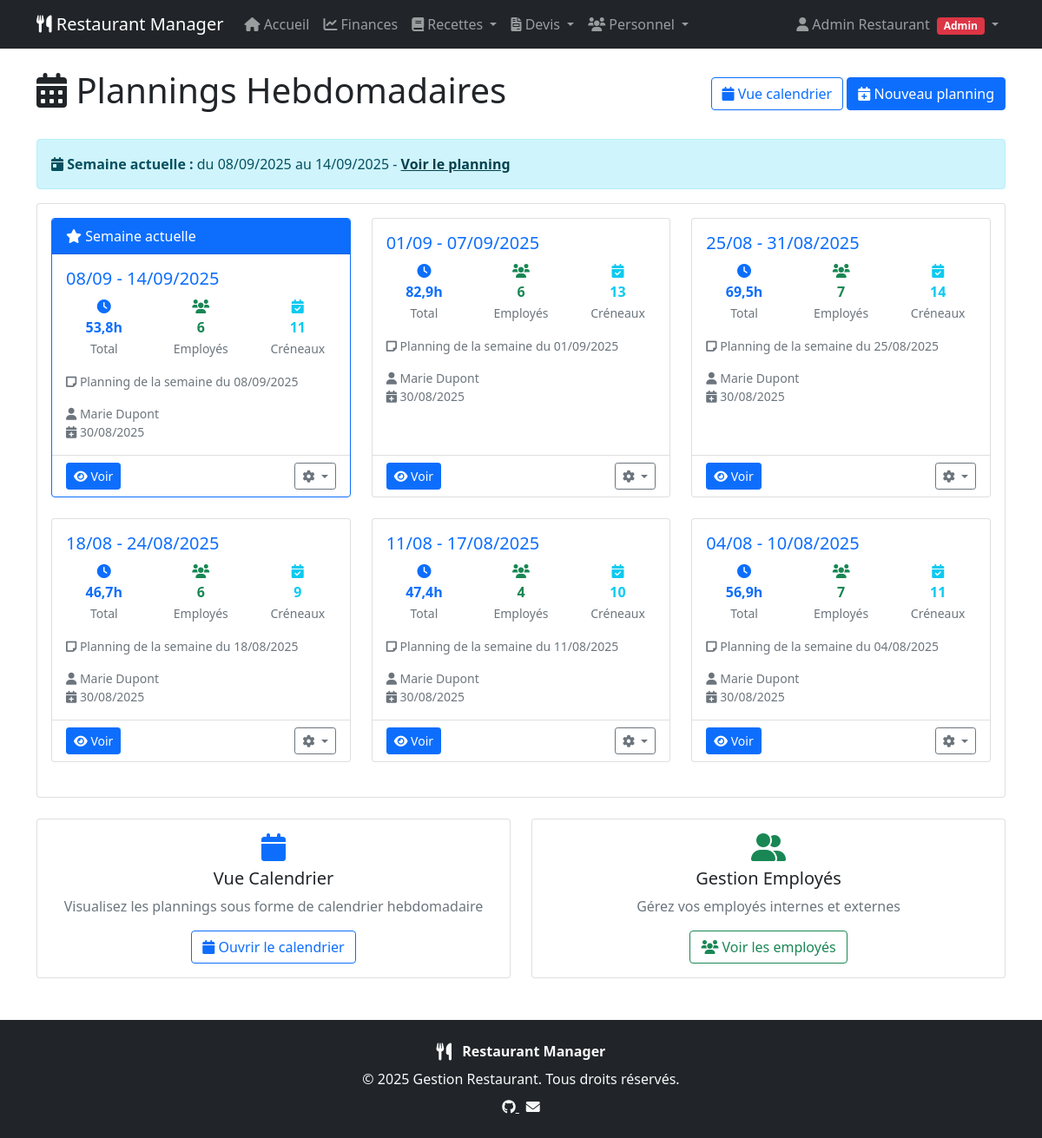
Screenshot of /personnel/ (signed in) with the database file from the repository.
### staff/models.py (models this page shows, shortened)
class WeeklySchedule(models.Model):
    week_start = models.DateField(
        verbose_name="Début de semaine",
        help_text="Date du lundi de la semaine planifiée"
    )
    created_by = models.ForeignKey(
        User,
        on_delete=models.CASCADE,
        verbose_name="Créé par"
    )
    created_at = models.DateTimeField(auto_now_add=True, verbose_name="Créé le")
    updated_at = models.DateTimeField(auto_now=True, verbose_name="Modifié le")
    notes = models.TextField(
        blank=True,
        verbose_name="Notes",
        help_text="Notes générales pour cette semaine"
    )
    class Meta:
        verbose_name = "Planning hebdomadaire"
        verbose_name_plural = "Plannings hebdomadaires"
        ordering = ['-week_start']
        unique_together = ['week_start']  # Un seul planning par semaine
    @property
    def week_end(self):
        return self.week_start + timedelta(days=6)
    @property
    def week_range_display(self):
        return f"{self.week_start.strftime('%d/%m')} - {self.week_end.strftime('%d/%m/%Y')}"
    @property
    def is_current_week(self):
        today = date.today()
        monday_this_week = today - timedelta(days=today.weekday())
        return self.week_start == monday_this_week
    @property
    def total_hours(self):
        total_minutes = 0
        for shift in self.shifts.all():
            total_minutes += shift.duration_minutes
        return total_minutes / 60
    @property
    def employees_count(self):
        return self.shifts.values('employee').distinct().count()

class Shift(models.Model):
    schedule = models.ForeignKey(
        WeeklySchedule,
        on_delete=models.CASCADE,
        related_name='shifts',
        verbose_name="Planning"
    )
    employee = models.ForeignKey(
        Employee,
        on_delete=models.CASCADE,
        verbose_name="Employé"
    )
    date = models.DateField(verbose_name="Date")
    start_time = models.TimeField(verbose_name="Heure de début")
    end_time = models.TimeField(verbose_name="Heure de fin")
    notes = models.CharField(
        max_length=200,
        blank=True,
        verbose_name="Notes",
        help_text="Notes spécifiques pour ce créneau"
    )
    created_at = models.DateTimeField(auto_now_add=True)
    updated_at = models.DateTimeField(auto_now=True)
    class Meta:
        verbose_name = "Créneau"
        verbose_name_plural = "Créneaux"
        ordering = ['date', 'start_time', 'employee__last_name']
        unique_together = ['schedule', 'employee', 'date', 'start_time', 'end_time']
    @property
    def duration_minutes(self):
        if self.start_time and self.end_time:
            start_datetime = datetime.combine(date.today(), self.start_time)
            end_datetime = datetime.combine(date.today(), self.end_time)
            if end_datetime < start_datetime:
                end_datetime += timedelta(days=1)
            return int((end_datetime - start_datetime).total_seconds() / 60)
        return 0

### staff/views.py (the view)
# urls.py: path('', views.schedules_list, name='schedules_list'),
@employee_required
def schedules_list(request):
    today = date.today()
    current_week_start = today - timedelta(days=today.weekday())
    current_week_end = current_week_start + timedelta(days=6)  # Ajout de cette ligne
    schedules = WeeklySchedule.objects.select_related('created_by').prefetch_related(
        'shifts__employee'
    ).order_by('-week_start')
    search = request.GET.get('search')
    if search:
        schedules = schedules.filter(
            Q(notes__icontains=search) |
            Q(shifts__employee__first_name__icontains=search) |
            Q(shifts__employee__last_name__icontains=search)
        ).distinct()
    paginator = Paginator(schedules, 10)
    page_number = request.GET.get('page')
    page_obj = paginator.get_page(page_number)
    return render(request, 'staff/schedules_list.html', {
        'page_obj': page_obj,
        'search': search,
        'current_week_start': current_week_start,
        'current_week_end': current_week_end  # Ajout de cette ligne
    })

### templates/staff/schedules_list.html (shortened to what this page needs)
{% extends 'base.html' %}
{% block content %}
<div class="d-flex justify-content-between align-items-center mb-4">
  <h1><i class="fas fa-calendar-alt"></i> Plannings Hebdomadaires</h1>
  {% if user.is_superuser or user.groups.filter.name == 'Managers' %}
    <div>
      <a
        href="{% url 'staff:schedule_calendar' %}"
        class="btn btn-outline-primary"
      >
        <i class="fas fa-calendar"></i> Vue calendrier
      </a>
      <a href="{% url 'staff:schedule_create' %}" class="btn btn-primary">
        <i class="fas fa-calendar-plus"></i> Nouveau planning
      </a>
    </div>
  {% endif %}
</div>
{% if current_week_start %}
  <div class="alert alert-info">
    <i class="fas fa-calendar-day"></i>
    <strong>Semaine actuelle :</strong>
    du {{ current_week_start|date:"d/m/Y" }} au {{ current_week_end|date:"d/m/Y" }}
    {% for schedule in page_obj %}
      {% if schedule.week_start == current_week_start %} -
        <a href="{% url 'staff:schedule_detail' schedule.pk %}" class="alert-link">
          Voir le planning
        </a>
      {% endif %}
    {% endfor %}
  </div>
{% endif %}
<div class="card">
  <div class="card-body">
    {% if page_obj %}
    <div class="row">
      {% for schedule in page_obj %}
      <div class="col-lg-6 col-xl-4 mb-4">
        <div
          class="card h-100 {% if schedule.is_current_week %}border-primary{% endif %}"
        >
          {% if schedule.is_current_week %}
          <div class="card-header bg-primary text-white">
            <i class="fas fa-star"></i> Semaine actuelle
          </div>
          {% endif %}
          <div class="card-body">
            <h5 class="card-title">
              <a
                href="{% url 'staff:schedule_detail' schedule.pk %}"
                class="text-decoration-none"
              >
                {{ schedule.week_range_display }}
              </a>
            </h5>
            <div class="row text-center mb-3">
              <div class="col-4">
                <div class="text-primary">
                  <i class="fas fa-clock"></i>
                  <div class="fw-bold">
                    {{ schedule.total_hours|floatformat:1 }}h
                  </div>
                  <small class="text-muted">Total</small>
                </div>
              </div>
              <div class="col-4">
                <div class="text-success">
                  <i class="fas fa-users"></i>
                  <div class="fw-bold">{{ schedule.employees_count }}</div>
                  <small class="text-muted">Employés</small>
                </div>
              </div>
              <div class="col-4">
                <div class="text-info">
                  <i class="fas fa-calendar-check"></i>
                  <div class="fw-bold">{{ schedule.shifts.count }}</div>
                  <small class="text-muted">Créneaux</small>
                </div>
              </div>
            </div>
            {% if schedule.notes %}
            <p class="card-text text-muted small">
              <i class="fas fa-sticky-note"></i>
              {{ schedule.notes|truncatewords:10 }}
            </p>
            {% endif %}
            <div class="text-muted small">
              <i class="fas fa-user"></i>
              {{ schedule.created_by.get_full_name|default:schedule.created_by.username }}
              <br />
              <i class="fas fa-calendar-plus"></i>
              {{ schedule.created_at|date:"d/m/Y" }}
            </div>
          </div>
          <div class="card-footer bg-transparent">
            <div class="d-flex justify-content-between">
              <a
                href="{% url 'staff:schedule_detail' schedule.pk %}"
                class="btn btn-primary btn-sm"
              >
                <i class="fas fa-eye"></i> Voir
              </a>
              {% if user.is_superuser or user.groups.filter.name == 'Managers' %}
              <div class="btn-group">
                <button
                  type="button"
                  class="btn btn-outline-secondary btn-sm dropdown-toggle"
                  data-bs-toggle="dropdown"
                >
                  <i class="fas fa-cog"></i>
                </button>
              </div>
              {% endif %}
            </div>
          </div>
        </div>
      </div>
      {% endfor %}
    </div>
    {% endif %}
  </div>
</div>
<div class="row mt-4">
  <div class="col-md-6">
    <div class="card">
      <div class="card-body text-center">
        <i class="fas fa-calendar fa-2x text-primary mb-2"></i>
        <h5>Vue Calendrier</h5>
        <p class="text-muted">
          Visualisez les plannings sous forme de calendrier hebdomadaire
        </p>
        <a
          href="{% url 'staff:schedule_calendar' %}"
          class="btn btn-outline-primary"
        >
          <i class="fas fa-calendar"></i> Ouvrir le calendrier
        </a>
      </div>
    </div>
  </div>
  <div class="col-md-6">
    <div class="card">
      <div class="card-body text-center">
        <i class="fas fa-user-friends fa-2x text-success mb-2"></i>
        <h5>Gestion Employés</h5>
        <p class="text-muted">Gérez vos employés internes et externes</p>
        {% if user.is_superuser or user.groups.filter.name == 'Managers' %}
        <a
          href="{% url 'staff:employees_list' %}"
          class="btn btn-outline-success"
        >
          <i class="fas fa-users"></i> Voir les employés
        </a>
        {% else %}
        <span class="text-muted">Accès réservé aux managers</span>
        {% endif %}
      </div>
    </div>
  </div>
</div>
{% endblock %}

### templates/base.html (shortened to what this page needs)
<!DOCTYPE html>
<html lang="fr">
  <head>
    <link
      href="https://cdn.jsdelivr.net/npm/bootstrap@5.1.3/dist/css/bootstrap.min.css"
      rel="stylesheet"
    />
    <link
      href="https://cdnjs.cloudflare.com/ajax/libs/font-awesome/6.0.0/css/all.min.css"
      rel="stylesheet"
    />
  </head>
  <body>
    <nav class="navbar navbar-expand-lg navbar-dark bg-dark">
      <div class="container">
        <a class="navbar-brand" href="{% url 'dashboard:dashboard' %}">
          <i class="fas fa-utensils"></i> Restaurant Manager
        </a>
        <div class="collapse navbar-collapse" id="navbarNav">
          {% if user.is_authenticated %}
          <ul class="navbar-nav me-auto">
            <li class="nav-item">
              <a class="nav-link" href="{% url 'dashboard:dashboard' %}">
                <i class="fas fa-home"></i> Accueil
              </a>
            </li>
            <li class="nav-item">
              <a class="nav-link" href="{% url 'finances:dashboard' %}">
                <i class="fas fa-chart-line"></i> Finances
              </a>
            </li>
            {% if user.is_superuser or user.groups.filter.name == 'Managers' %}
              <li class="nav-item dropdown">
                <a
                  class="nav-link dropdown-toggle"
                  href="#"
                  id="recipesDropdown"
                  role="button"
                  data-bs-toggle="dropdown"
                >
                  <i class="fas fa-book"></i> Recettes
                </a>
              </li>
            {% endif %}
            {% if user.is_superuser or user.groups.filter.name == 'Managers' %}
              <li class="nav-item dropdown">
                <a
                  class="nav-link dropdown-toggle"
                  href="#"
                  id="quotesDropdown"
                  role="button"
                  data-bs-toggle="dropdown"
                >
                  <i class="fas fa-file-invoice"></i> Devis
                </a>
              </li>
            {% endif %}
            <li class="nav-item dropdown">
              <a
                class="nav-link dropdown-toggle"
                href="#"
                id="staffDropdown"
                role="button"
                data-bs-toggle="dropdown"
              >
                <i class="fas fa-users"></i> Personnel
              </a>
            </li>
          </ul>
          <ul class="navbar-nav">
            <li class="nav-item dropdown">
              <a
                class="nav-link dropdown-toggle"
                href="#"
                id="userDropdown"
                role="button"
                data-bs-toggle="dropdown"
              >
                <i class="fas fa-user"></i>
                {{ user.get_full_name|default:user.username }}
                {% if user.is_superuser %}
                  <span class="badge bg-danger ms-1">Admin</span>
                  {% elif user.groups.filter.name == 'Managers' %}
                  <span class="badge bg-warning ms-1">Manager</span>
                  {% elif user.groups.filter.name == 'Employees' %}
                  <span class="badge bg-info ms-1">Employé</span>
                {% endif %}
              </a>
            </li>
          </ul>
          {% endif %}
        </div>
      </div>
    </nav>
    <div class="container mt-4">{% block content %} {% endblock %}</div>
    <footer class="bg-dark text-light mt-5 py-4">
      <div class="container text-center">
        <div class="mb-2">
          <i class="fas fa-utensils fa-lg me-2"></i>
          <span class="fw-bold">Restaurant Manager</span>
        </div>
        <div class="mb-2">
          &copy; {{ now|default:2025 }} Gestion Restaurant. Tous droits réservés.
        </div>
        <div>
          <a href="https://github.com/andrewarnaud1/mymanager" class="text-light me-2" target="_blank" rel="noopener">
            <i class="fab fa-github"></i>
          </a>
          <a href="mailto:contact@restaurant.com" class="text-light">
            <i class="fas fa-envelope"></i>
          </a>
        </div>
      </div>
    </footer>
  </body>
</html>

### rows the page displays
WeeklySchedule: shows "Voir le planning", shows "Semaine actuelle", week_range_display "08/09 - 14/09/2025", total_hours "53,8", employees_count "6", shifts.count "11", notes "Planning de la semaine du 08/09/2025", created_by.get_full_name "Marie Dupont", created_at "30/08/2025"
WeeklySchedule: week_range_display "01/09 - 07/09/2025", total_hours "82,9", employees_count "6", shifts.count "13", notes "Planning de la semaine du 01/09/2025", created_by.get_full_name "Marie Dupont", created_at "30/08/2025"
WeeklySchedule: week_range_display "25/08 - 31/08/2025", total_hours "69,5", employees_count "7", shifts.count "14", notes "Planning de la semaine du 25/08/2025", created_by.get_full_name "Marie Dupont", created_at "30/08/2025"
WeeklySchedule: week_range_display "18/08 - 24/08/2025", total_hours "46,7", employees_count "6", shifts.count "9", notes "Planning de la semaine du 18/08/2025", created_by.get_full_name "Marie Dupont", created_at "30/08/2025"
WeeklySchedule: week_range_display "11/08 - 17/08/2025", total_hours "47,4", employees_count "4", shifts.count "10", notes "Planning de la semaine du 11/08/2025", created_by.get_full_name "Marie Dupont", created_at "30/08/2025"
WeeklySchedule: week_range_display "04/08 - 10/08/2025", total_hours "56,9", employees_count "7", shifts.count "11", notes "Planning de la semaine du 04/08/2025", created_by.get_full_name "Marie Dupont", created_at "30/08/2025"

### other values shown
{{ user.get_full_name|default:user.username }} "Admin Restaurant"
{{ current_week_start|date:"d/m/Y" }} "08/09/2025"
{{ current_week_end|date:"d/m/Y" }} "14/09/2025"
{{ now|default:2025 }} "2025"
